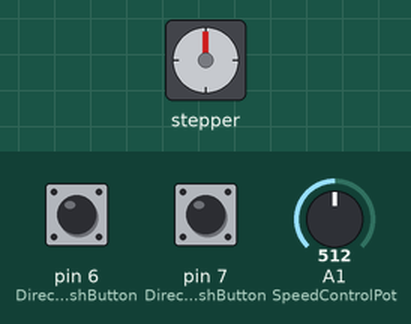
This sketch was run on a simulated Arduino Uno, built with avr-gcc and run on an emulated ATmega328P. Shown: stepper motor. Wiring (inferred from the names in the program): stepper motor (2048 steps per turn assumed): coils pin 8, pin 9, pin 10, pin 11. The test bench sets the inputs (shaded band); at power-on: pin 6 (DirectionForwardPushButton) LOW, A1 (SpeedControlPot) = 512, pin 7 (DirectionReversePushButton) LOW.

Above: at 1.2 s.
1.3 s: pin 6 (DirectionForwardPushButton) pulled HIGH for 0.15 s
At 2.07 s:
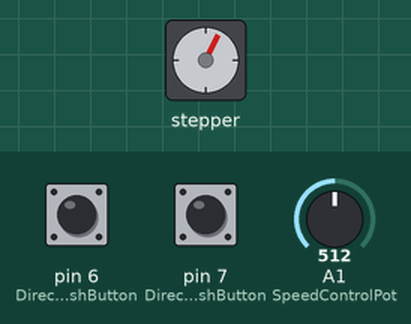
At 2.98 s:
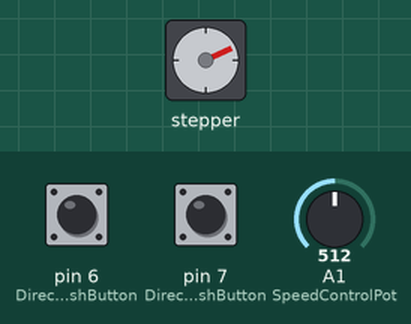
4.3 s: A1 (SpeedControlPot) set to 306
7.3 s: pin 7 (DirectionReversePushButton) pulled HIGH for 0.15 s
At 7.5 s:
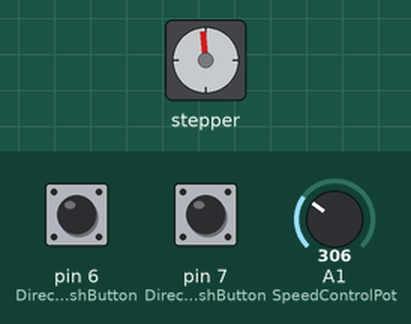
10.4 s: A1 (SpeedControlPot) set to 400
12.1 s: A1 (SpeedControlPot) set to 427
13.6 s: pin 6 (DirectionForwardPushButton) pulled HIGH for 1 s
At 14.68 s:
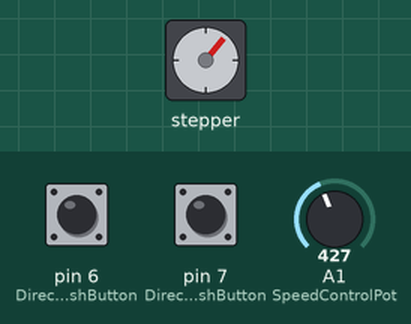
Timing chart, 0 to 17.6 s (numbered marks = the images above; inputs shaded):
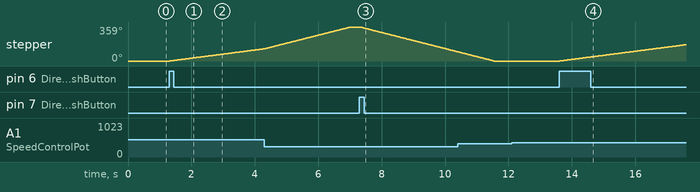

Measured:
- after the input at 1.3 s, stepper: keeps turning clockwise at about 43°/s, starting at once
- after the input at 7.3 s, stepper: keeps turning counter-clockwise at about 85°/s, starting at once
- after the input at 12.1 s, every drawn part: stays the same
- after the input at 13.6 s, stepper: keeps turning clockwise at about 43°/s, starting at once

The sketch:

run_stepper.ino
```cpp
// Name  : Patrick Loftus
// Lab   : Instrumentation & Control Final Lab
// Date  : 23-04-21
// Title : Stepper Control Lab


// Creating a class for controlling the Stepper Motor

class astepper {

  private:

          byte pinA;
          byte pinB;
          byte pinC;
          byte pinD;

  public:

   astepper(byte pinA, byte pinB, byte pinC, byte pinD){

          this->pinA = pinA;
          this->pinB = pinB;
          this->pinC = pinC;
          this->pinD = pinD;

          pinMode(pinA,OUTPUT);
          pinMode(pinB,OUTPUT);
          pinMode(pinC,OUTPUT);
          pinMode(pinD,OUTPUT);

      }


// Reverse pins layout

void Reverse(int d,int c,int b,int a){

          digitalWrite(pinA,a);
          digitalWrite(pinB,b);
          digitalWrite(pinC,c);
          digitalWrite(pinD,d);
  }

 // Forward pins layout

void Forward(int a,int b,int c,int d){

          digitalWrite(pinA,a);
          digitalWrite(pinB,b);
          digitalWrite(pinC,c);
          digitalWrite(pinD,d);
  }


// Clockwise Direction

void StepForward(int DelayTime){

// Seq 1          A,B,C,D
          Forward(1,0,0,0);

          delay(DelayTime);

// Seq 2          A,B,C,D
          Forward(1,1,0,0);

          delay(DelayTime);

// Seq 3          A,B,C,D
          Forward(0,1,0,0);

          delay(DelayTime);

// Seq 4          A,B,C,D
          Forward(0,1,1,0);

          delay(DelayTime);

// Seq 5          A,B,C,D
          Forward(0,0,1,0);

          delay(DelayTime);

// Seq 6          A,B,C,D
          Forward(0,0,1,1);

          delay(DelayTime);

// Seq 7          A,B,C,D
          Forward(0,0,0,1);

          delay(DelayTime);

// Seq 8          A,B,C,D
          Forward(1,0,0,1);

          delay(DelayTime);

  }

// Counter Clockwise Direction

   void StepReverse(int DelayTime){

// Seq 1          A,B,C,D
          Reverse(1,0,0,0);

          delay(DelayTime);

// Seq 2          A,B,C,D
          Reverse(1,1,0,0);

          delay(DelayTime);

// Seq 3          A,B,C,D
          Reverse(0,1,0,0);

          delay(DelayTime);

// Seq 4          A,B,C,D
          Reverse(0,1,1,0);

          delay(DelayTime);

// Seq 5          A,B,C,D
          Reverse(0,0,1,0);

          delay(DelayTime);

// Seq 6          A,B,C,D
          Reverse(0,0,1,1);

          delay(DelayTime);

// Seq 7          A,B,C,D
          Reverse(0,0,0,1);

          delay(DelayTime);

// Seq 8          A,B,C,D
          Reverse(1,0,0,1);

          delay(DelayTime);

  }

  };
```

a_stepper.ino
```cpp
// Name  : Patrick Loftus
// Lab   : Instrumentation & Control Final
// Date  : 23-04-21
// Title : Stepper Control Lab


// declaring our pins used for control of stepper

#define PinA 8
#define PinB 9
#define PinC 10
#define PinD 11

// declaring the analog pin used for speed control

#define SpeedControlPot A1

// declaring the pins used for moving the stepper in the forward direction and backwards direction

#define DirectionForwardPushButton 6
#define DirectionReversePushButton 7

#define NUMBER_OF_STEPS_PER_REV 512


        int MotorSpeed = 0;
        int DirectionForwardPushButtonState = 0;
        int DirectionReversePushButtonState = 0;

        astepper motorStep = astepper(PinA ,PinB ,PinC ,PinD);

 void setup() {

        pinMode(DirectionForwardPushButton,INPUT);
        pinMode(DirectionReversePushButton,INPUT);

  }


 void loop() {

        // checking the status of the Forward and Reverse pushbuttons

        DirectionForwardPushButtonState = digitalRead(DirectionForwardPushButton);
        DirectionReversePushButtonState = digitalRead(DirectionReversePushButton);


        //If the pushbutton is pressed ButtonState goes High

        if(DirectionForwardPushButtonState == HIGH){

         //Motor runs in Forward Direction for no of steps (512)

        for(int i = 0;i < NUMBER_OF_STEPS_PER_REV; ++i){

              MotorSpeed = analogRead(SpeedControlPot);

              float Speed = MotorSpeed * (5.0/1023);

              motorStep.StepForward(Speed);

          }

        }


        //If the pushbutton is not pressed ButtonState goes Low

        if(DirectionReversePushButtonState == HIGH){


        //Motor runs in Reverse Direction for no of steps (512)

        for(int i = 0;i < NUMBER_OF_STEPS_PER_REV; ++i){

              MotorSpeed = analogRead(SpeedControlPot);

              float Speed = MotorSpeed * (5.0/1023);

              motorStep.StepReverse(Speed);

          }

        }

  }
```

z_main.ino
```cpp
// Name  : Patrick Loftus
// Lab   : Instrumentation & Control Final
// Date  : 23-04-21
// Title : Stepper Control Lab
```
